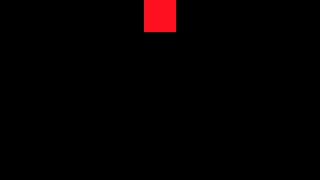
Frame 1 (no input)
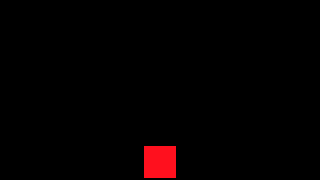
Frame 60 (no input)
Frame 120 (the mouse pressed at the canvas centre since frame 60): identical to frame 60, image omitted

The p5.js sketch that drew these frames (run headless with seeded random() and noise() and a simulated clock; from frame 60 on, the mouse is pressed at the canvas centre):

// p5.js sketch
// ── sketch.js
// combining rectangle animations with bowser logic for us for final project















// make a class out of it

















let jumping = true;
let rectW = 32;
let rectH = 32;
let rectX = 144;
let xVelocity = 0;
let rectY = 0;
let yVelocity = 0;

let state = 0; // 0 = idle, 1 = right, 2 = left

function setup() {
  createCanvas(320, 180);
  noStroke();
}

function draw() {
  background(0);
  fill(266, 16, 30);
  rect(rectX, rectY, rectW, rectH);

  //animating movement commands
  yVelocity += 1.5; //gravity
  rectX += xVelocity;
  rectY += yVelocity;
  xVelocity *= 0.9; //friction
  yVelocity *= 0.9; //friction

  //dont fall through the floor
  if(rectY > height - rectH - 2) {
    jumping = false;
    rectY = height-rectH - 2;
    yVelocity = 0;
  }

  //lets rectangle teleport from one side of screen to another
  if(rectX < 0 - rectW) {
    rectX = width - rectW;
  }
  else if(rectX > width) {
    rectX = 1;
  }

  //check states
  if(state === 1) {
    right();
  }
  else if(state === 2) {
    left();
  }
}

function keyReleased() {
  state = 0;
}

function keyPressed() {
  if(keyCode === LEFT_ARROW) {
    state = 2;
    
  }
  if(keyCode === RIGHT_ARROW) {
    state = 1;
  }
  if(keyCode === UP_ARROW && jumping === false) {
    yVelocity -= 20;
    jumping = true;
  }
}

function left () {
  xVelocity -= 1;
}

function right () {
  xVelocity += 1;
}
